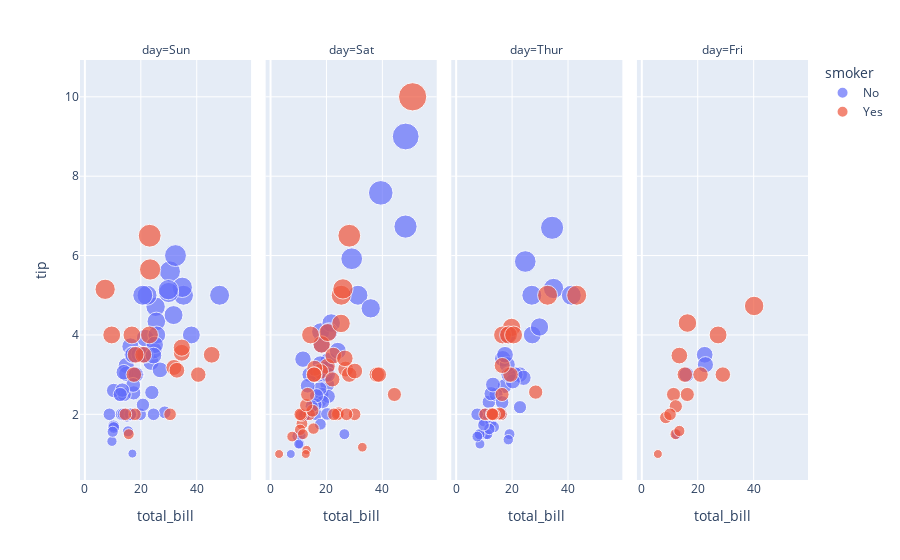

The notebook cell saved with this chart:
### Code cell
px.scatter(tips, x='total_bill', y='tip',color='smoker',size='tip',facet_col='day')

### Figure 1 — Plotly figure (JSON) as saved in the notebook; plotly's stock layout.template omitted (floating-point values rounded to 4 significant figures)
{"data": [{"hovertemplate": "smoker=No<br>day=Sun<br>total_bill=%{x}<br>tip=%{marker.size}<extra></extra>", "legendgroup": "No", "marker": {"color": "#636efa", "size": [1.01, 1.66, 3.5, 3.31, 3.61, 4.71, 2, 3.12, 1.96, 3.23, 1.71, 5, 1.57, 3, 3.02, 3.92, 1.67, 3.71, 3.5, 2.54, 3.06, 1.32, 5.6, 3, 5, 6, 2.05, 3, 2.5, 2.6, 5.2, 1.56, 4.34, 3.51, 4, 2.55, 4, 3.5, 5.07, 2.5, 2, 2.74, 2, 2, 5.14, 5, 3.75, 2.61, 2, 3.5, 2.5, 2, 2, 3.48, 2.24, 4.5, 5], "sizemode": "area", "sizeref": 0.025, "symbol": "circle"}, "mode": "markers", "name": "No", "orientation": "v", "showlegend": true, "type": "scatter", "x": [16.99, 10.34, 21.01, 23.68, 24.59, 25.29, 8.77, 26.88, 15.04, 14.78, 10.27, 35.26, 15.42, 18.43, 14.83, 21.58, 10.33, 16.29, 16.97, 17.46, 13.94, 9.68, 30.4, 18.29, 22.23, 32.4, 28.55, 18.04, 12.54, 10.29, 34.81, 9.94, 25.56, 19.49, 38.07, 23.95, 25.71, 17.31, 29.93, 14.07, 13.13, 17.26, 24.55, 19.77, 29.85, 48.17, 25, 13.39, 16.49, 21.5, 12.66, 16.21, 13.81, 24.52, 20.76, 31.71, 20.69], "xaxis": "x", "y": [1.01, 1.66, 3.5, 3.31, 3.61, 4.71, 2, 3.12, 1.96, 3.23, 1.71, 5, 1.57, 3, 3.02, 3.92, 1.67, 3.71, 3.5, 2.54, 3.06, 1.32, 5.6, 3, 5, 6, 2.05, 3, 2.5, 2.6, 5.2, 1.56, 4.34, 3.51, 4, 2.55, 4, 3.5, 5.07, 2.5, 2, 2.74, 2, 2, 5.14, 5, 3.75, 2.61, 2, 3.5, 2.5, 2, 2, 3.48, 2.24, 4.5, 5], "yaxis": "y"}, {"hovertemplate": "smoker=No<br>day=Sat<br>total_bill=%{x}<br>tip=%{marker.size}<extra></extra>", "legendgroup": "No", "marker": {"color": "#636efa", "size": [3.35, 4.08, 2.75, 2.23, 7.58, 3.18, 2.34, 2, 2, 4.3, 3, 1.45, 2.5, 3, 2.45, 3.27, 3.6, 2, 3.07, 2.31, 5, 2.24, 1.5, 6.73, 2.64, 3.15, 2.47, 2.01, 1.97, 3, 2.2, 1.25, 4.08, 3.76, 3, 1, 9, 3, 2.72, 3.39, 1.47, 1.25, 4.67, 5.92, 1.75], "sizemode": "area", "sizeref": 0.025, "symbol": "circle"}, "mode": "markers", "name": "No", "orientation": "v", "showlegend": false, "type": "scatter", "x": [20.65, 17.92, 20.29, 15.77, 39.42, 19.82, 17.81, 13.37, 12.69, 21.7, 19.65, 9.55, 18.35, 15.06, 20.69, 17.78, 24.06, 16.31, 16.93, 18.69, 31.27, 16.04, 26.41, 48.27, 17.59, 20.08, 16.45, 20.23, 12.02, 17.07, 14.73, 10.51, 20.92, 18.24, 14, 7.25, 48.33, 20.45, 13.28, 11.61, 10.77, 10.07, 35.83, 29.03, 17.82], "xaxis": "x2", "y": [3.35, 4.08, 2.75, 2.23, 7.58, 3.18, 2.34, 2, 2, 4.3, 3, 1.45, 2.5, 3, 2.45, 3.27, 3.6, 2, 3.07, 2.31, 5, 2.24, 1.5, 6.73, 2.64, 3.15, 2.47, 2.01, 1.97, 3, 2.2, 1.25, 4.08, 3.76, 3, 1, 9, 3, 2.72, 3.39, 1.47, 1.25, 4.67, 5.92, 1.75], "yaxis": "y2"}, {"hovertemplate": "smoker=No<br>day=Thur<br>total_bill=%{x}<br>tip=%{marker.size}<extra></extra>", "legendgroup": "No", "marker": {"color": "#636efa", "size": [4, 3, 2.71, 3.4, 1.83, 2.03, 5.17, 2, 4, 5.85, 3, 1.5, 1.8, 2.92, 2.31, 1.68, 2.5, 2, 2.52, 4.2, 1.48, 2, 2, 2.18, 1.5, 2.83, 1.5, 2, 3.25, 1.25, 2, 2, 2.75, 3.5, 6.7, 5, 5, 2.3, 1.5, 1.36, 1.63, 1.73, 2, 1.44, 3], "sizemode": "area", "sizeref": 0.025, "symbol": "circle"}, "mode": "markers", "name": "No", "orientation": "v", "showlegend": false, "type": "scatter", "x": [27.2, 22.76, 17.29, 16.66, 10.07, 15.98, 34.83, 13.03, 18.28, 24.71, 21.16, 10.65, 12.43, 24.08, 11.69, 13.42, 14.26, 15.95, 12.48, 29.8, 8.52, 14.52, 11.38, 22.82, 19.08, 20.27, 11.17, 12.26, 18.26, 8.51, 10.33, 14.15, 13.16, 17.47, 34.3, 41.19, 27.05, 16.43, 8.35, 18.64, 11.87, 9.78, 7.51, 7.56, 18.78], "xaxis": "x3", "y": [4, 3, 2.71, 3.4, 1.83, 2.03, 5.17, 2, 4, 5.85, 3, 1.5, 1.8, 2.92, 2.31, 1.68, 2.5, 2, 2.52, 4.2, 1.48, 2, 2, 2.18, 1.5, 2.83, 1.5, 2, 3.25, 1.25, 2, 2, 2.75, 3.5, 6.7, 5, 5, 2.3, 1.5, 1.36, 1.63, 1.73, 2, 1.44, 3], "yaxis": "y3"}, {"hovertemplate": "smoker=No<br>day=Fri<br>total_bill=%{x}<br>tip=%{marker.size}<extra></extra>", "legendgroup": "No", "marker": {"color": "#636efa", "size": [3.5, 3.25, 1.5, 3], "sizemode": "area", "sizeref": 0.025, "symbol": "circle"}, "mode": "markers", "name": "No", "orientation": "v", "showlegend": false, "type": "scatter", "x": [22.49, 22.75, 12.46, 15.98], "xaxis": "x4", "y": [3.5, 3.25, 1.5, 3], "yaxis": "y4"}, {"hovertemplate": "smoker=Yes<br>day=Sun<br>total_bill=%{x}<br>tip=%{marker.size}<extra></extra>", "legendgroup": "Yes", "marker": {"color": "#EF553B", "size": [3, 5.15, 3.18, 4, 3.11, 2, 2, 4, 3.55, 3.68, 5.65, 3.5, 6.5, 3, 3.5, 2, 3.5, 4, 1.5], "sizemode": "area", "sizeref": 0.025, "symbol": "circle"}, "mode": "markers", "name": "Yes", "orientation": "v", "showlegend": true, "type": "scatter", "x": [17.51, 7.25, 31.85, 16.82, 32.9, 17.89, 14.48, 9.6, 34.63, 34.65, 23.33, 45.35, 23.17, 40.55, 20.9, 30.46, 18.15, 23.1, 15.69], "xaxis": "x", "y": [3, 5.15, 3.18, 4, 3.11, 2, 2, 4, 3.55, 3.68, 5.65, 3.5, 6.5, 3, 3.5, 2, 3.5, 4, 1.5], "yaxis": "y"}, {"hovertemplate": "smoker=Yes<br>day=Sat<br>total_bill=%{x}<br>tip=%{marker.size}<extra></extra>", "legendgroup": "Yes", "marker": {"color": "#EF553B", "size": [3, 1.76, 3.21, 2, 1.98, 3.76, 1, 2.09, 3.14, 5, 3.08, 2.5, 3.48, 1.64, 4.06, 4.29, 4, 1.61, 2, 10, 3.16, 3.41, 3, 2.03, 2.23, 2, 5.16, 2.5, 6.5, 1.1, 3, 1.5, 1.44, 3.09, 2.88, 2, 3, 3, 1, 1.17, 2, 2], "sizemode": "area", "sizeref": 0.025, "symbol": "circle"}, "mode": "markers", "name": "Yes", "orientation": "v", "showlegend": false, "type": "scatter", "x": [38.01, 11.24, 20.29, 13.81, 11.02, 18.29, 3.07, 15.01, 26.86, 25.28, 17.92, 44.3, 22.42, 15.36, 20.49, 25.21, 14.31, 10.59, 10.63, 50.81, 15.81, 26.59, 38.73, 24.27, 12.76, 30.06, 25.89, 13.27, 28.17, 12.9, 28.15, 11.59, 7.74, 30.14, 22.12, 24.01, 15.69, 15.53, 12.6, 32.83, 27.18, 22.67], "xaxis": "x2", "y": [3, 1.76, 3.21, 2, 1.98, 3.76, 1, 2.09, 3.14, 5, 3.08, 2.5, 3.48, 1.64, 4.06, 4.29, 4, 1.61, 2, 10, 3.16, 3.41, 3, 2.03, 2.23, 2, 5.16, 2.5, 6.5, 1.1, 3, 1.5, 1.44, 3.09, 2.88, 2, 3, 3, 1, 1.17, 2, 2], "yaxis": "y2"}, {"hovertemplate": "smoker=Yes<br>day=Thur<br>total_bill=%{x}<br>tip=%{marker.size}<extra></extra>", "legendgroup": "Yes", "marker": {"color": "#EF553B", "size": [3, 5, 2, 4.19, 2.56, 2.02, 4, 2, 5, 2, 2, 4, 2.01, 2, 2.5, 4, 3.23], "sizemode": "area", "sizeref": 0.025, "symbol": "circle"}, "mode": "markers", "name": "Yes", "orientation": "v", "showlegend": false, "type": "scatter", "x": [19.44, 32.68, 16, 19.81, 28.44, 15.48, 16.58, 10.34, 43.11, 13, 13.51, 18.71, 12.74, 13, 16.4, 20.53, 16.47], "xaxis": "x3", "y": [3, 5, 2, 4.19, 2.56, 2.02, 4, 2, 5, 2, 2, 4, 2.01, 2, 2.5, 4, 3.23], "yaxis": "y3"}, {"hovertemplate": "smoker=Yes<br>day=Fri<br>total_bill=%{x}<br>tip=%{marker.size}<extra></extra>", "legendgroup": "Yes", "marker": {"color": "#EF553B", "size": [3, 1, 4.3, 4.73, 4, 1.5, 3, 2.5, 3, 2.2, 3.48, 1.92, 1.58, 2.5, 2], "sizemode": "area", "sizeref": 0.025, "symbol": "circle"}, "mode": "markers", "name": "Yes", "orientation": "v", "showlegend": false, "type": "scatter", "x": [28.97, 5.75, 16.32, 40.17, 27.28, 12.03, 21.01, 11.35, 15.38, 12.16, 13.42, 8.58, 13.42, 16.27, 10.09], "xaxis": "x4", "y": [3, 1, 4.3, 4.73, 4, 1.5, 3, 2.5, 3, 2.2, 3.48, 1.92, 1.58, 2.5, 2], "yaxis": "y4"}], "layout": {"annotations": [{"font": {}, "showarrow": false, "text": "day=Sun", "x": 0.1175, "xanchor": "center", "xref": "paper", "y": 1, "yanchor": "bottom", "yref": "paper"}, {"font": {}, "showarrow": false, "text": "day=Sat", "x": 0.3725, "xanchor": "center", "xref": "paper", "y": 1, "yanchor": "bottom", "yref": "paper"}, {"font": {}, "showarrow": false, "text": "day=Thur", "x": 0.6275, "xanchor": "center", "xref": "paper", "y": 1, "yanchor": "bottom", "yref": "paper"}, {"font": {}, "showarrow": false, "text": "day=Fri", "x": 0.8825, "xanchor": "center", "xref": "paper", "y": 1, "yanchor": "bottom", "yref": "paper"}], "legend": {"itemsizing": "constant", "title": {"text": "smoker"}, "tracegroupgap": 0}, "margin": {"t": 60}, "xaxis": {"anchor": "y", "domain": [0, 0.235], "title": {"text": "total_bill"}}, "xaxis2": {"anchor": "y2", "domain": [0.255, 0.49], "matches": "x", "title": {"text": "total_bill"}}, "xaxis3": {"anchor": "y3", "domain": [0.51, 0.745], "matches": "x", "title": {"text": "total_bill"}}, "xaxis4": {"anchor": "y4", "domain": [0.765, 1.0], "matches": "x", "title": {"text": "total_bill"}}, "yaxis": {"anchor": "x", "domain": [0, 1], "title": {"text": "tip"}}, "yaxis2": {"anchor": "x2", "domain": [0, 1], "matches": "y", "showticklabels": false}, "yaxis3": {"anchor": "x3", "domain": [0, 1], "matches": "y", "showticklabels": false}, "yaxis4": {"anchor": "x4", "domain": [0, 1], "matches": "y", "showticklabels": false}}}
